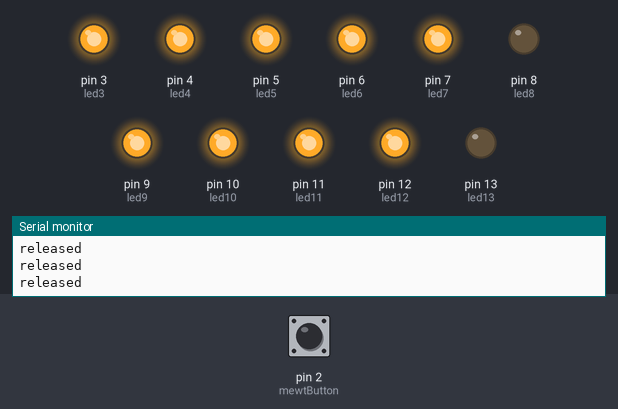
Bench run of a sketch on a simulated Arduino Uno, built with avr-gcc and run on an emulated ATmega328P. On the bench: output pins drawn as LEDs (lit = HIGH), the last lines printed to the serial monitor. Inputs (shaded band) come from the test bench; at power-on: pin 2 (mewtButton) HIGH. Pins used as bus, display or sensor lines are not drawn.

Above: at 1.2 s.
1.3 s: pin 2 (mewtButton) pulled LOW for 0.15 s
At 1.37 s:
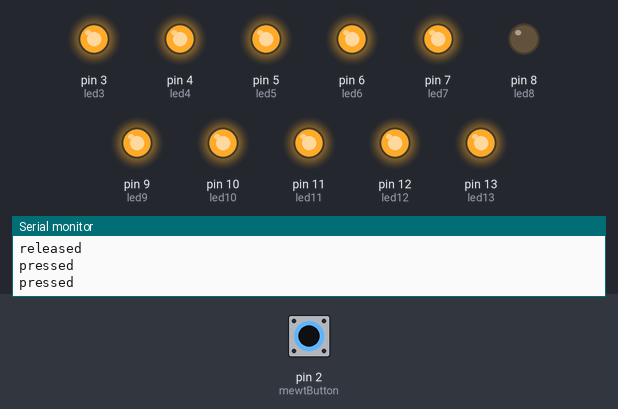
2.9 s: pin 2 (mewtButton) pulled LOW for 3.2 s
At 6.7 s:
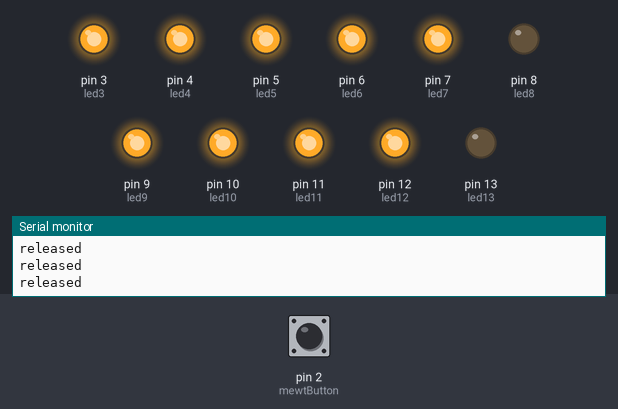
Timing chart, 0 to 8.2 s (numbered marks = the images above; inputs shaded):
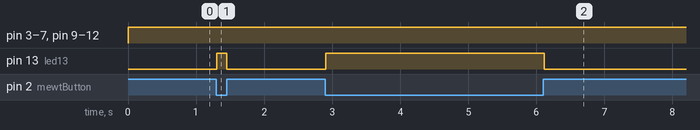

Measured:
- after the input at 1.3 s, pin 13 (led13): LOW → HIGH at once, → LOW 0.15 s later
- after the input at 2.9 s, pin 13 (led13): LOW → HIGH at once, → LOW 3.2 s later

The sketch:

mewt-ledcommoncathode-test.ino
```cpp
const int led0 = 0;
const int led1 = 1;
const int led3 = 3;
const int led4 = 4;
const int led5 = 5;
const int led6 = 6;
const int led7 = 7;
const int led8 = 8;
const int led9 = 9;
const int led10 = 10;
const int led11 = 11;
const int led12 = 12;
const int led13 = 13;

const int mewtButton = 2;
      int mewtState = 0;
      byte inByte;
      int inInt;

void setup() {
  Serial.begin(9600);
  Serial.setTimeout(50);
  // initialize digital pin LED_BUILTIN as an output.
  pinMode(LED_BUILTIN, OUTPUT);
  pinMode(led0, OUTPUT);
  pinMode(led1, OUTPUT);
  pinMode(led3, OUTPUT);
  pinMode(led4, OUTPUT);
  pinMode(led5, OUTPUT);
  pinMode(led6, OUTPUT);
  pinMode(led7, OUTPUT);
  pinMode(led8, OUTPUT);
  pinMode(led9, OUTPUT);
  pinMode(led10, OUTPUT);
  pinMode(led11, OUTPUT);
  pinMode(led12, OUTPUT);
  pinMode(led13, OUTPUT);
  pinMode(mewtButton, INPUT_PULLUP);
 }

// the loop function runs over and over again forever
void loop() {
  digitalWrite(led0, HIGH);
  digitalWrite(led1, HIGH);
  digitalWrite(led3, HIGH);
  digitalWrite(led4, HIGH);
  digitalWrite(led5, HIGH);
  digitalWrite(led6, HIGH);
  digitalWrite(led7, HIGH);
  digitalWrite(led9, HIGH);
  digitalWrite(led10, HIGH);
  digitalWrite(led11, HIGH);
  digitalWrite(led12, HIGH);
  digitalWrite(led13, HIGH);
  mewtState = digitalRead(mewtButton);

  if (mewtState == LOW) {
    digitalWrite(LED_BUILTIN, HIGH);
    Serial.println("pressed");
    delay(50);
  }
  if (mewtState == HIGH) {
    digitalWrite(LED_BUILTIN, LOW);
    Serial.println("released");
    delay(50);
  }
}
```
